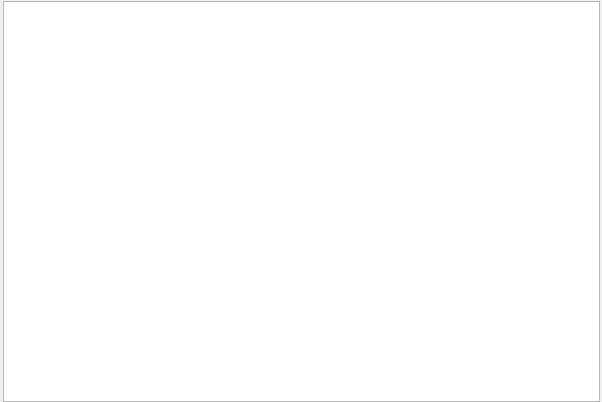
<?xml version="1.0" encoding="UTF-8"?>
<ui version="4.0">
 <class>Main</class>
 <widget class="QMainWindow" name="Main">
  <property name="geometry">
   <rect>
    <x>0</x>
    <y>0</y>
    <width>602</width>
    <height>402</height>
   </rect>
  </property>
  <property name="windowTitle">
   <string>MainWindow</string>
  </property>
  <widget class="QWidget" name="CentralWid">
   <widget class="QSplitter" name="splitter">
    <property name="geometry">
     <rect>
      <x>3</x>
      <y>1</y>
      <width>601</width>
      <height>401</height>
     </rect>
    </property>
    <property name="orientation">
     <enum>Qt::Horizontal</enum>
    </property>
    <widget class="QListView" name="listView"/>
    <widget class="QWidget" name="verticalLayoutWidget">
     <layout class="QVBoxLayout" name="verticalLayout"/>
    </widget>
   </widget>
  </widget>
 </widget>
 <resources/>
 <connections/>
</ui>
